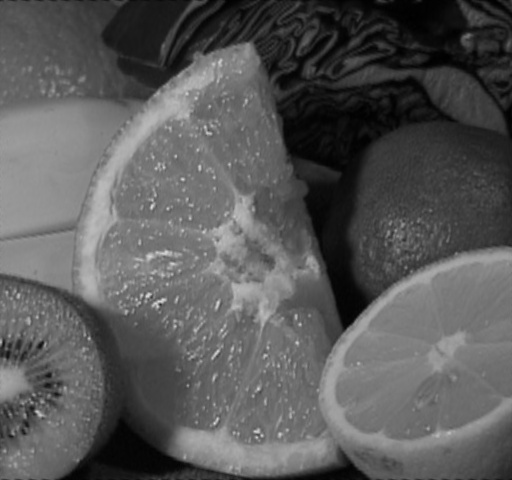
//> input picture tar/gpuECCCode/withoutTimers/corrected_image.jpg, 512 x 480 px
$ ./findTransform_gauss ../tar/gpuECCCode/withoutTimers/corrected_image.jpg ../tar/gpuECCCode/withoutTimers/corrected_image.jpg out.png   (built with g++ and OpenCV 4)
//> lines starting //> are read from the running program, lines starting //| are printed output that depends on the picture
### precomp.hpp
// [41 lines of licence text are left out]

#ifndef __OPENCV_PRECOMP_H__
#define __OPENCV_PRECOMP_H__

#include "opencv2/video.hpp"
#include "opencv2/core/utility.hpp"
//#include "opencv2/core/private.hpp" // was causing compilation error
#include "opencv2/core/ocl.hpp"
#include "opencv2/core.hpp"

#ifdef HAVE_TEGRA_OPTIMIZATION
#include "opencv2/video/video_tegra.hpp"
#endif

#endif

### saveWarp.h
#ifndef SAVEWARP_H
#define SAVEWARP_H

#include "opencv2/opencv.hpp"

/* Function to save the final values in the warp matrix to fileName */
void saveWarp(std::string fileName, const cv::Mat& warp);

#endif

### eccCPUAlgorithm.cpp
// [40 lines of licence text are left out]

#include "precomp.hpp"


/****************************************************************************************\
*                                       Image Alignment (ECC algorithm)                  *
\****************************************************************************************/

using namespace cv;

// [109 lines left out: functions image_jacobian_homo_ECC, image_jacobian_euclidean_ECC, not called in this run]


static void image_jacobian_affine_ECC(const Mat& src1, const Mat& src2,
                                      const Mat& src3, const Mat& src4,
                                      Mat& dst)
{

    CV_Assert(src1.size() == src2.size());
    CV_Assert(src1.size() == src3.size());
    CV_Assert(src1.size() == src4.size());

    CV_Assert(src1.rows == dst.rows);
    CV_Assert(dst.cols == (6*src1.cols));

    CV_Assert(dst.type() == CV_32FC1);


    const int w = src1.cols;

    //compute Jacobian blocks (6 blocks)

    dst.colRange(0,w) = src1.mul(src3);//1
    dst.colRange(w,2*w) = src2.mul(src3);//2
    dst.colRange(2*w,3*w) = src1.mul(src4);//3
    dst.colRange(3*w,4*w) = src2.mul(src4);//4
    src1.copyTo(dst.colRange(4*w,5*w));//5
    src2.copyTo(dst.colRange(5*w,6*w));//6
}


// [15 lines left out: function image_jacobian_translation_ECC, not called in this run]


static void project_onto_jacobian_ECC(const Mat& src1, const Mat& src2, Mat& dst)
{
    /* this functions is used for two types of projections. If src1.cols ==src.cols
    it does a blockwise multiplication (like in the outer product of vectors)
    of the blocks in matrices src1 and src2 and dst
    has size (number_of_blcks x number_of_blocks), otherwise dst is a vector of size
    (number_of_blocks x 1) since src2 is "multiplied"(dot) with each block of src1.

    The number_of_blocks is equal to the number of parameters we are lloking for
    (i.e. rtanslation:2, euclidean: 3, affine: 6, homography: 8)

    */
    CV_Assert(src1.rows == src2.rows);
    CV_Assert((src1.cols % src2.cols) == 0);
    int w;

    float* dstPtr = dst.ptr<float>(0);

    if (src1.cols !=src2.cols){//dst.cols==1
        w  = src2.cols;
        for (int i=0; i<dst.rows; i++){
            dstPtr[i] = (float) src2.dot(src1.colRange(i*w,(i+1)*w));
        }
    }

    else {
        CV_Assert(dst.cols == dst.rows); //dst is square (and symmetric)
        w = src2.cols/dst.cols;
        Mat mat;
        for (int i=0; i<dst.rows; i++){

            mat = Mat(src1.colRange(i*w, (i+1)*w));
            dstPtr[i*(dst.rows+1)] = (float) pow(norm(mat),2); //diagonal elements

            for (int j=i+1; j<dst.cols; j++){ //j starts from i+1
                dstPtr[i*dst.cols+j] = (float) mat.dot(src2.colRange(j*w, (j+1)*w));
                dstPtr[j*dst.cols+i] = dstPtr[i*dst.cols+j]; //due to symmetry
            }
        }
    }
}


static void update_warping_matrix_ECC (Mat& map_matrix, const Mat& update, const int motionType)
{
    CV_Assert (map_matrix.type() == CV_32FC1);
    CV_Assert (update.type() == CV_32FC1);

    CV_Assert (motionType == MOTION_TRANSLATION || motionType == MOTION_EUCLIDEAN ||
        motionType == MOTION_AFFINE || motionType == MOTION_HOMOGRAPHY);

    if (motionType == MOTION_HOMOGRAPHY)
        CV_Assert (map_matrix.rows == 3 && update.rows == 8);
    else if (motionType == MOTION_AFFINE)
        CV_Assert(map_matrix.rows == 2 && update.rows == 6);
    else if (motionType == MOTION_EUCLIDEAN)
        CV_Assert (map_matrix.rows == 2 && update.rows == 3);
    else
        CV_Assert (map_matrix.rows == 2 && update.rows == 2);

    CV_Assert (update.cols == 1);

    CV_Assert( map_matrix.isContinuous());
    CV_Assert( update.isContinuous() );


    float* mapPtr = map_matrix.ptr<float>(0);
    const float* updatePtr = update.ptr<float>(0);


    if (motionType == MOTION_TRANSLATION){
        mapPtr[2] += updatePtr[0];
        mapPtr[5] += updatePtr[1];
    }
    if (motionType == MOTION_AFFINE) {
        mapPtr[0] += updatePtr[0];
        mapPtr[3] += updatePtr[1];
        mapPtr[1] += updatePtr[2];
        mapPtr[4] += updatePtr[3];
        mapPtr[2] += updatePtr[4];
        mapPtr[5] += updatePtr[5];
    }
    if (motionType == MOTION_HOMOGRAPHY) {
        mapPtr[0] += updatePtr[0];
        mapPtr[3] += updatePtr[1];
        mapPtr[6] += updatePtr[2];
        mapPtr[1] += updatePtr[3];
        mapPtr[4] += updatePtr[4];
        mapPtr[7] += updatePtr[5];
        mapPtr[2] += updatePtr[6];
        mapPtr[5] += updatePtr[7];
    }
    if (motionType == MOTION_EUCLIDEAN) {
        double new_theta = updatePtr[0];
        new_theta += asin(mapPtr[3]);

        mapPtr[2] += updatePtr[1];
        mapPtr[5] += updatePtr[2];
        mapPtr[0] = mapPtr[4] = (float) cos(new_theta);
        mapPtr[3] = (float) sin(new_theta);
        mapPtr[1] = -mapPtr[3];
    }
}


double cv::findTransformECC(InputArray templateImage,
                            InputArray inputImage,
                            InputOutputArray warpMatrix,
                            int motionType,
                            TermCriteria criteria,
                            InputArray inputMask)
{


    Mat src = templateImage.getMat();//template iamge
    Mat dst = inputImage.getMat(); //input image (to be warped)
    Mat map = warpMatrix.getMat(); //warp (transformation)

    CV_Assert(!src.empty());
    CV_Assert(!dst.empty());


    if( ! (src.type()==dst.type()))
        CV_Error( Error::StsUnmatchedFormats, "Both input images must have the same data type" );

    //accept only 1-channel images
    if( src.type() != CV_8UC1 && src.type()!= CV_32FC1)
        CV_Error( Error::StsUnsupportedFormat, "Images must have 8uC1 or 32fC1 type");

    if( map.type() != CV_32FC1)
        CV_Error( Error::StsUnsupportedFormat, "warpMatrix must be single-channel floating-point matrix");

    CV_Assert (map.cols == 3);
    CV_Assert (map.rows == 2 || map.rows ==3);

    CV_Assert (motionType == MOTION_AFFINE || motionType == MOTION_HOMOGRAPHY ||
        motionType == MOTION_EUCLIDEAN || motionType == MOTION_TRANSLATION);

    if (motionType == MOTION_HOMOGRAPHY){
        CV_Assert (map.rows ==3);
    }

    CV_Assert (criteria.type & TermCriteria::COUNT || criteria.type & TermCriteria::EPS);
    const int    numberOfIterations = (criteria.type & TermCriteria::COUNT) ? criteria.maxCount : 200;
    const double termination_eps    = (criteria.type & TermCriteria::EPS)   ? criteria.epsilon  :  -1;

    int paramTemp = 6;//default: affine
    switch (motionType){
      case MOTION_TRANSLATION:
          paramTemp = 2;
          break;
      case MOTION_EUCLIDEAN:
          paramTemp = 3;
          break;
      case MOTION_HOMOGRAPHY:
          paramTemp = 8;
          break;
    }


    const int numberOfParameters = paramTemp;

    const int ws = src.cols;
    const int hs = src.rows;
    const int wd = dst.cols;
    const int hd = dst.rows;

    Mat Xcoord = Mat(1, ws, CV_32F);
    Mat Ycoord = Mat(hs, 1, CV_32F);
    Mat Xgrid = Mat(hs, ws, CV_32F);
    Mat Ygrid = Mat(hs, ws, CV_32F);

    float* XcoPtr = Xcoord.ptr<float>(0);
    float* YcoPtr = Ycoord.ptr<float>(0);
    int j;
    for (j=0; j<ws; j++)
        XcoPtr[j] = (float) j;
    for (j=0; j<hs; j++)
        YcoPtr[j] = (float) j;

    repeat(Xcoord, hs, 1, Xgrid);
    repeat(Ycoord, 1, ws, Ygrid);

    Xcoord.release();
    Ycoord.release();

    Mat templateZM    = Mat(hs, ws, CV_32F);// to store the (smoothed)zero-mean version of template
    Mat templateFloat = Mat(hs, ws, CV_32F);// to store the (smoothed) template
    Mat imageFloat    = Mat(hd, wd, CV_32F);// to store the (smoothed) input image
    Mat imageWarped   = Mat(hs, ws, CV_32F);// to store the warped zero-mean input image
    Mat imageMask		= Mat(hs, ws, CV_8U); //to store the final mask

    Mat inputMaskMat = inputMask.getMat();
    //to use it for mask warping
    Mat preMask;
    if(inputMask.empty())
        preMask = Mat::ones(hd, wd, CV_8U);
    else
        threshold(inputMask, preMask, 0, 1, THRESH_BINARY);

    //gaussian filtering is optional
    src.convertTo(templateFloat, templateFloat.type());
    GaussianBlur(templateFloat, templateFloat, Size(5, 5), 0, 0);

    Mat preMaskFloat;
    preMask.convertTo(preMaskFloat, CV_32F);
    GaussianBlur(preMaskFloat, preMaskFloat, Size(5, 5), 0, 0);
    // Change threshold.
    preMaskFloat *= (0.5/0.95);
    // Rounding conversion.
    preMaskFloat.convertTo(preMask, preMask.type());
    preMask.convertTo(preMaskFloat, preMaskFloat.type());

    dst.convertTo(imageFloat, imageFloat.type());
    GaussianBlur(imageFloat, imageFloat, Size(5, 5), 0, 0);

    // needed matrices for gradients and warped gradients
    Mat gradientX = Mat::zeros(hd, wd, CV_32FC1);
    Mat gradientY = Mat::zeros(hd, wd, CV_32FC1);
    Mat gradientXWarped = Mat(hs, ws, CV_32FC1);
    Mat gradientYWarped = Mat(hs, ws, CV_32FC1);


    // calculate first order image derivatives
    Matx13f dx(-0.5f, 0.0f, 0.5f);

    filter2D(imageFloat, gradientX, -1, dx);
    filter2D(imageFloat, gradientY, -1, dx.t());

    gradientX = gradientX.mul(preMaskFloat);
    gradientY = gradientY.mul(preMaskFloat);

    // matrices needed for solving linear equation system for maximizing ECC
    Mat jacobian                = Mat(hs, ws*numberOfParameters, CV_32F);
    Mat hessian                 = Mat(numberOfParameters, numberOfParameters, CV_32F);
    Mat hessianInv              = Mat(numberOfParameters, numberOfParameters, CV_32F);
    Mat imageProjection         = Mat(numberOfParameters, 1, CV_32F);
    Mat templateProjection      = Mat(numberOfParameters, 1, CV_32F);
    Mat imageProjectionHessian  = Mat(numberOfParameters, 1, CV_32F);
    Mat errorProjection         = Mat(numberOfParameters, 1, CV_32F);

    Mat deltaP = Mat(numberOfParameters, 1, CV_32F);//transformation parameter correction
    Mat error = Mat(hs, ws, CV_32F);//error as 2D matrix

    const int imageFlags = INTER_LINEAR  + WARP_INVERSE_MAP;
    const int maskFlags  = INTER_NEAREST + WARP_INVERSE_MAP;


    // iteratively update map_matrix
    double rho      = -1;
    double last_rho = - termination_eps;
    for (int i = 1; (i <= numberOfIterations) && (fabs(rho-last_rho)>= termination_eps); i++)
    {

        // warp-back portion of the inputImage and gradients to the coordinate space of the templateImage
        if (motionType != MOTION_HOMOGRAPHY)
        {
            warpAffine(imageFloat, imageWarped,     map, imageWarped.size(),     imageFlags);
            warpAffine(gradientX,  gradientXWarped, map, gradientXWarped.size(), imageFlags);
            warpAffine(gradientY,  gradientYWarped, map, gradientYWarped.size(), imageFlags);
            warpAffine(preMask,    imageMask,       map, imageMask.size(),       maskFlags);
        }
        else
        {
            warpPerspective(imageFloat, imageWarped,     map, imageWarped.size(),     imageFlags);
            warpPerspective(gradientX,  gradientXWarped, map, gradientXWarped.size(), imageFlags);
            warpPerspective(gradientY,  gradientYWarped, map, gradientYWarped.size(), imageFlags);
            warpPerspective(preMask,    imageMask,       map, imageMask.size(),       maskFlags);
        }

        Scalar imgMean, imgStd, tmpMean, tmpStd;
        meanStdDev(imageWarped,   imgMean, imgStd, imageMask);
        meanStdDev(templateFloat, tmpMean, tmpStd, imageMask);

        subtract(imageWarped,   imgMean, imageWarped, imageMask);//zero-mean input
        templateZM = Mat::zeros(templateZM.rows, templateZM.cols, templateZM.type());
        subtract(templateFloat, tmpMean, templateZM,  imageMask);//zero-mean template

        const double tmpNorm = std::sqrt(countNonZero(imageMask)*(tmpStd.val[0])*(tmpStd.val[0]));
        const double imgNorm = std::sqrt(countNonZero(imageMask)*(imgStd.val[0])*(imgStd.val[0]));

        // calculate jacobian of image wrt parameters
        switch (motionType){
            case MOTION_AFFINE:
                image_jacobian_affine_ECC(gradientXWarped, gradientYWarped, Xgrid, Ygrid, jacobian);
                break;
            case MOTION_HOMOGRAPHY:
                image_jacobian_homo_ECC(gradientXWarped, gradientYWarped, Xgrid, Ygrid, map, jacobian);
                break;
            case MOTION_TRANSLATION:
                image_jacobian_translation_ECC(gradientXWarped, gradientYWarped, jacobian);
                break;
            case MOTION_EUCLIDEAN:
                image_jacobian_euclidean_ECC(gradientXWarped, gradientYWarped, Xgrid, Ygrid, map, jacobian);
                break;
        }

        // calculate Hessian and its inverse
        project_onto_jacobian_ECC(jacobian, jacobian, hessian);

        hessianInv = hessian.inv();

        const double correlation = templateZM.dot(imageWarped);

        // calculate enhanced correlation coefficiont (ECC)->rho
        last_rho = rho;
        rho = correlation/(imgNorm*tmpNorm);
        if (cvIsNaN(rho)) {
          CV_Error(Error::StsNoConv, "NaN encountered.");
        }

        // project images into jacobian
        project_onto_jacobian_ECC( jacobian, imageWarped, imageProjection);
        project_onto_jacobian_ECC(jacobian, templateZM, templateProjection);


        // calculate the parameter lambda to account for illumination variation
        imageProjectionHessian = hessianInv*imageProjection;
        const double lambda_n = (imgNorm*imgNorm) - imageProjection.dot(imageProjectionHessian);
        const double lambda_d = correlation - templateProjection.dot(imageProjectionHessian);
        if (lambda_d <= 0.0)
        {
            rho = -1;
            CV_Error(Error::StsNoConv, "The algorithm stopped before its convergence. The correlation is going to be minimized. Images may be uncorrelated or non-overlapped");

        }
        const double lambda = (lambda_n/lambda_d);

        // estimate the update step delta_p
        error = lambda*templateZM - imageWarped;
        project_onto_jacobian_ECC(jacobian, error, errorProjection);
        deltaP = hessianInv * errorProjection;

        // update warping matrix
        update_warping_matrix_ECC( map, deltaP, motionType);


    }

    // return final correlation coefficient
    return rho;
}


/* End of file. */

### saveWarp.cpp
#include "opencv2/opencv.hpp"
#include <fstream>

void saveWarp(std::string fileName, const cv::Mat& warp)
{
  // it saves the raw matrix elements in a file
  CV_Assert(warp.type()==CV_32FC1);

  const float* matPtr = warp.ptr<float>(0);

  std::ofstream outfile(fileName.c_str());
  //save the warp's elements
  outfile << matPtr[0] << " " << matPtr[1] << " " << matPtr[2] << std::endl;
  outfile << matPtr[3] << " " << matPtr[4] << " " << matPtr[5] << std::endl;
}

### findTransform_gauss/findTransform_gauss.cpp
// findTransform_gauss.cpp
// Anthony Flynn
// (12/05/16)
// Input: <TemplateImage> <DeformedImage> <WarpMatrix>
// Takes a template image and deformed image, and outputs the warp matrix
// required to transform the deformed image to the same coordinates
// as the template image, and saves the corrected image to corrected_image.jpg

#include <cmath>
#include <ctime>
#include "opencv2/opencv.hpp"
#include "saveWarp.h"

int main(int argc, char** argv)
{
  // Check correct number of command line arguments
  if( argc != 4)
    {
      std::cout << "Usage: findTransform_gauss <TemplateImage> <DeformedImage>"
	        << " <WarpMatrix>" << std::endl;
      return -1;
    }

  // Save file names provided on command line.
  const char* templateImageName = argv[1];
  const char* deformedImageName = argv[2];
  const char* outputWarpMatrix = argv[3];

  //Create mat object to hold images:
  cv::Mat template_image, deformed_image; //for template and deformed images
  cv::Mat tmp, gauss_template, gauss_deformed; //for gauss adjusted images

  // Define motion model
  const int warp_mode = cv::MOTION_AFFINE;

  // Set space for warp matrix.
  cv::Mat warp_matrix = cv::Mat::eye(2, 3, CV_32F);

  // Set the stopping criteria for the algorithm
  int number_of_iterations = 1000;
  double termination_eps = 1e-6;
  cv::TermCriteria criteria(cv::TermCriteria::COUNT+cv::TermCriteria::EPS,
			number_of_iterations, termination_eps);

  // Load template image and input image into CV matrices
  template_image = cv::imread(templateImageName, 0);
//> template_image is the input picture: 480 rows x 512 cols, CV_8UC1; min 0, max 218, mean 88.7
  deformed_image = cv::imread(deformedImageName , 0);

  //Create mat object to store the warped image
  cv::Mat corrected_image = cv::Mat(template_image.rows, template_image.cols,
				   CV_32FC1);

  int gauss_level = 3; // start point for number of gauss reductions
  double cc = 0; // correlation coefficient

  std::clock_t begin = clock(); // for testing

  // Do Gauss image reductions and attempt image aligment.  If ECC is < 0.97
  // re-run test using one fewer Gauss image reductions.  Continue until
  // back to full-sized image (i.e. gauss_level = 0) or CC > 0.97
  do {
    gauss_level--;

    // Save copies of the template_image:
    tmp = template_image;
    gauss_template = tmp;

    for(int i = 0; i < gauss_level; i++) {
      cv::pyrDown(tmp, gauss_template, cv::Size(tmp.cols/2, tmp.rows/2));
      tmp = gauss_template;
    } // each call to pyrDown reduces image size by 1/4x

    // Save copies of the input_image:
    tmp = deformed_image;
    gauss_deformed = tmp;

    for(int i = 0; i < gauss_level; i++) {
      cv::pyrDown(tmp, gauss_deformed, cv::Size(tmp.cols/2, tmp.rows/2));
      tmp = gauss_deformed;
    }

    // Run find_transformECC to find the warp matrix
    cc = cv::findTransformECC (
			       gauss_template,
			       gauss_deformed,
			       warp_matrix,
			       warp_mode,
			       criteria
				);

  } while(cc<0.97 && gauss_level > 0);
//> this loop made 1 pass
//> (numberOfIterations in findTransformECC, termination_eps in findTransformECC, cc) on pass 1: (1000, 1e-06, 1)
//> pass 1, in findTransformECC, `Mat src = templateImage.getMat();`:
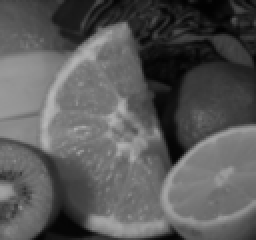
//> src: 120 rows x 128 cols, CV_8UC1 (shown 2 times larger); min 2, max 182, mean 88.8
//> pass 1, in findTransformECC, `filter2D(imageFloat, gradientX, -1, dx);`:
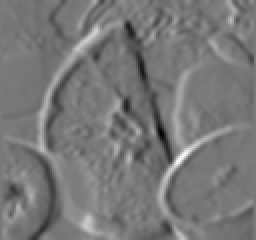
//> gradientX: 120 rows x 128 cols, CV_32FC1 (shown 2 times larger); min -30.8, max 33.84, mean -0.3; drawn with min black and max white
//> after the loop, gauss_level = 2

  std::clock_t end = clock(); // for testing
  double elapsed_secs = double(end - begin) / CLOCKS_PER_SEC; // for testing

  // Adjust warp matrix to take account of reduced image size
  float* matPtr = warp_matrix.ptr<float>(0);
  matPtr[2] = matPtr[2] * pow(2, gauss_level);
  matPtr[5] = matPtr[5] * pow(2, gauss_level);

  //OUTPUT ONCE WARP MATRIX DETERMINED:

  // Apply the warp matrix to the input image to produce a warped image
  // (i.e. aligned to the template image)
  cv::warpAffine(deformed_image, corrected_image, warp_matrix,
		corrected_image.size(), cv::INTER_LINEAR +
		cv::WARP_INVERSE_MAP);

  // Save values in the warp matrix to the filename provided on command-line
  saveWarp(outputWarpMatrix, warp_matrix);

  std::cout << "Enhanced correlation coefficient between the template image "
	    << "and the corrected image = " << cc << std::endl;
//| Enhanced correlation coefficient between the template image and the corrected image = 1

  std::cout << "Gauss Level = " << gauss_level << std::endl;
//| Gauss Level = 2

  std::cout << "Time = " << elapsed_secs << std::endl;

  // Show final output
  cv::namedWindow( "Template Image", CV_WINDOW_AUTOSIZE );
  cv::namedWindow( "Deformed Image", CV_WINDOW_AUTOSIZE );
  cv::namedWindow( "Corrected Image", CV_WINDOW_AUTOSIZE );
  cv::imshow( "Template Image", template_image );
  cv::imshow( "Deformed Image", deformed_image );
  cv::imshow( "Corrected Image", corrected_image);

  // Save warped image
  std::string Filename = "corrected_image.jpg";
  cv::imwrite( Filename.c_str(), corrected_image );
  cv::waitKey(0);

  return 0;
}
